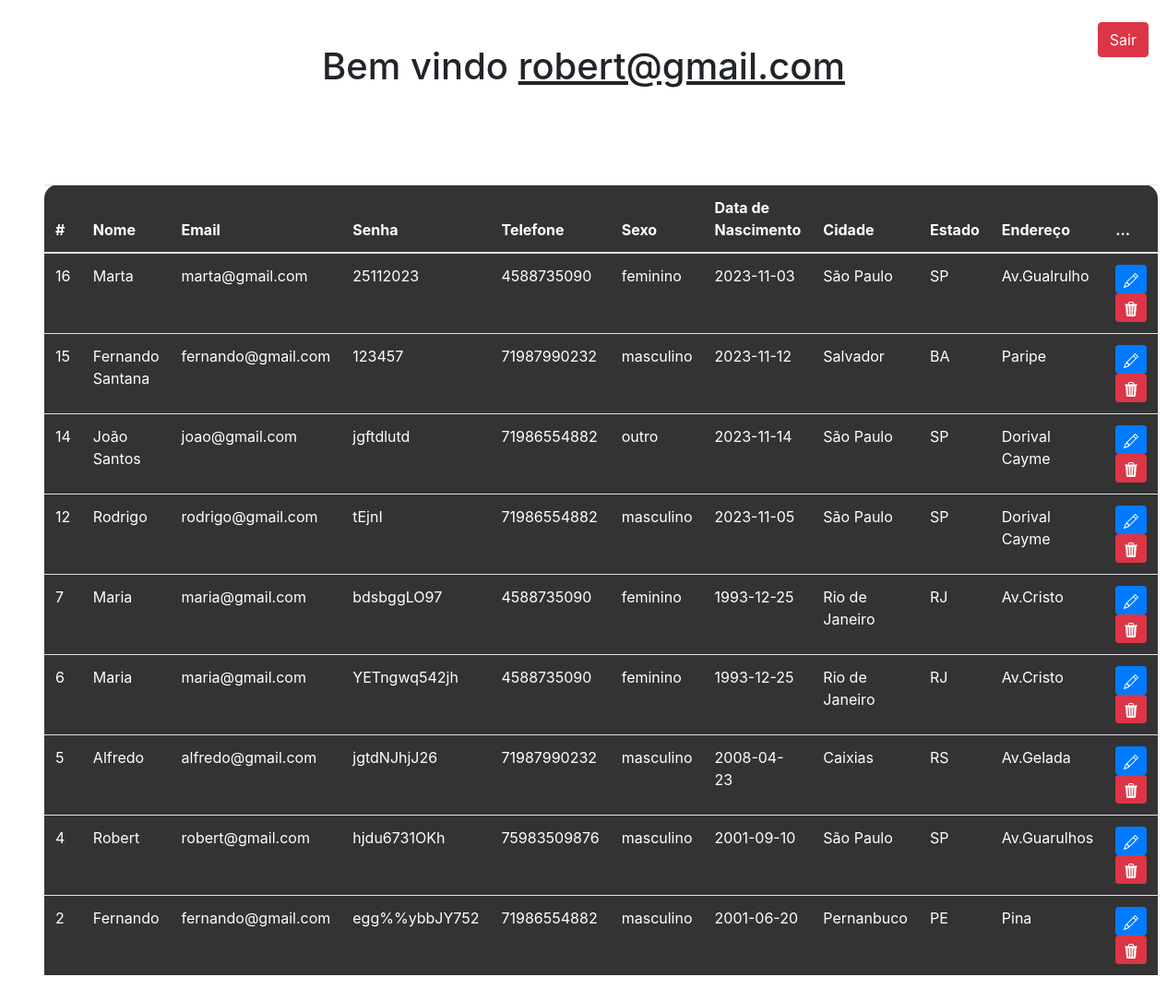
The page /sistema.php (signed in) on the database its author committed.
### tables this page shows
CREATE TABLE `usuarios` (
  `id` int(11) NOT NULL,
  `nome` varchar(45) DEFAULT NULL,
  `email` varchar(110) DEFAULT NULL,
  `senha` varchar(45) DEFAULT NULL,
  `telefone` varchar(15) DEFAULT NULL,
  `genero` varchar(15) DEFAULT NULL,
  `data_nasc` date DEFAULT NULL,
  `cidade` text DEFAULT NULL,
  `estado` text DEFAULT NULL,
  `endereco` text DEFAULT NULL
);

### sistema.php (the view, shortened to what this page needs)
<?php
    include_once('config.php');
    $logado = $_SESSION['email'];
    $sql = "SELECT * FROM  usuarios ORDER BY id DESC";
    $result = $conexao->query($sql);
?>
<!DOCTYPE html>
<html lang="en">
<head>
    <link href="https://stackpath.bootstrapcdn.com/bootstrap/4.3.1/css/bootstrap.min.css" rel="stylesheet">
</head>
<body>
    <br>
<div style="position: absolute; right: 20px;">
    <a href="sair.php" class="btn btn-danger">Sair</a>
</div>
<br>
<?php
    echo "<h1>Bem vindo <u>$logado</u></h1>"
?>
<br>
<br>
<div class="m-5">
    <table class="table text-white table-bg" >
    <thead>
        <tr>
        <th scope="col">#</th>
        <th scope="col">Nome</th>
        <th scope="col">Email</th>
        <th scope="col">Senha</th>
        <th scope="col">Telefone</th>
        <th scope="col">Sexo</th>
        <th scope="col">Data de Nascimento</th>
        <th scope="col">Cidade</th>
        <th scope="col">Estado</th>
        <th scope="col">Endereço</th>
        <th scope="col">...</th>
        </tr>
    </thead>
    <tbody>
    <?php
        while($user_data = mysqli_fetch_assoc($result))
        {
            echo"<tr>";
            echo"<td>" .$user_data['id']."</td>";
            echo"<td>" .$user_data['nome']."</td>";
            echo"<td>" .$user_data['email']."</td>";
            echo"<td>" .$user_data['senha']."</td>";
            echo"<td>" .$user_data['telefone']."</td>";
            echo"<td>" .$user_data['genero']."</td>";
            echo"<td>" .$user_data['data_nasc']."</td>";
            echo"<td>" .$user_data['cidade']."</td>";
            echo"<td>" .$user_data['estado']."</td>";
            echo"<td>" .$user_data['endereco']."</td>";
            echo"<td>
                <a class = 'btn btn-sm btn-primary' href = 'edit.php?id= $user_data[id]'>
                <svg xmlns='http://www.w3.org/2000/svg' width='16' height='16' fill='currentColor' class='bi bi-pencil' viewBox='0 0 16 16'>
                <path d='M12.146.146a.5.5 0 0 1 .708 0l3 3a.5.5 0 0 1 0 .708l-10 10a.5.5 0 0 1-.168.11l-5 2a.5.5 0 0 1-.65-.65l2-5a.5.5 0 0 1 .11-.168l10-10zM11.207 2.5 13.5 4.793 14.793 3.5 12.5 1.207zm1.586 3L10.5 3.207 4 9.707V10h.5a.5.5 0 0 1 .5.5v.5h.5a.5.5 0 0 1 .5.5v.5h.293zm-9.761 5.175-.106.106-1.528 3.821 3.821-1.528.106-.106A.5.5 0 0 1 5 12.5V12h-.5a.5.5 0 0 1-.5-.5V11h-.5a.5.5 0 0 1-.468-.325z'/>
                </svg>
                </a>
                <a class = 'btn btn-sm btn-danger' href = 'delete.php?id= $user_data[id]'>
                    <svg xmlns=<svg xmlns='http://www.w3.org/2000/svg' width='16' height='16' fill='currentColor' class='bi bi-trash3-fill' viewBox='0 0 16 16'>
                    <path d='M11 1.5v1h3.5a.5.5 0 0 1 0 1h-.538l-.853 10.66A2 2 0 0 1 11.115 16h-6.23a2 2 0 0 1-1.994-1.84L2.038 3.5H1.5a.5.5 0 0 1 0-1H5v-1A1.5 1.5 0 0 1 6.5 0h3A1.5 1.5 0 0 1 11 1.5m-5 0v1h4v-1a.5.5 0 0 0-.5-.5h-3a.5.5 0 0 0-.5.5M4.5 5.029l.5 8.5a.5.5 0 1 0 .998-.06l-.5-8.5a.5.5 0 1 0-.998.06Zm6.53-.528a.5.5 0 0 0-.528.47l-.5 8.5a.5.5 0 0 0 .998.058l.5-8.5a.5.5 0 0 0-.47-.528ZM8 4.5a.5.5 0 0 0-.5.5v8.5a.5.5 0 0 0 1 0V5a.5.5 0 0 0-.5-.5'/>
                  </svg>
                </a>
            </td>";
            echo"</tr>";
        }
    ?>
    </tbody>
    </table>
</div>
</body>
</html>

### sistema.php (style rules this page uses)
body { background-color: white; color: ffff; }
h1 { text-align: center; }
.table-bg { background-color: rgba(0.5, 0.5, 0.5, 0.8); border-radius: 15px 15px 0 0; }

### rows shown on the page
usuarios: id "16", nome "Marta", email "marta@gmail.com", senha "25112023", telefone "4588735090", genero "feminino", data_nasc "2023-11-03", cidade "São Paulo", estado "SP", endereco "Av.Gualrulho"
usuarios: id "15", nome "Fernando Santana", email "fernando@gmail.com", senha "123457", telefone "71987990232", genero "masculino", data_nasc "2023-11-12", cidade "Salvador", estado "BA", endereco "Paripe"
usuarios: id "14", nome "João Santos", email "joao@gmail.com", senha "jgftdlutd", telefone "71986554882", genero "outro", data_nasc "2023-11-14", cidade "São Paulo", estado "SP", endereco "Dorival Cayme"
usuarios: id "12", nome "Rodrigo", email "rodrigo@gmail.com", senha "tEjnI", telefone "71986554882", genero "masculino", data_nasc "2023-11-05", cidade "São Paulo", estado "SP", endereco "Dorival Cayme"
usuarios: id "7", nome "Maria", email "maria@gmail.com", senha "bdsbggLO97", telefone "4588735090", genero "feminino", data_nasc "1993-12-25", cidade "Rio de Janeiro", estado "RJ", endereco "Av.Cristo"
usuarios: id "6", nome "Maria", email "maria@gmail.com", senha "YETngwq542jh", telefone "4588735090", genero "feminino", data_nasc "1993-12-25", cidade "Rio de Janeiro", estado "RJ", endereco "Av.Cristo"
usuarios: id "5", nome "Alfredo", email "alfredo@gmail.com", senha "jgtdNJhjJ26", telefone "71987990232", genero "masculino", data_nasc "2008-04-23", cidade "Caixias", estado "RS", endereco "Av.Gelada"
usuarios: id "4", nome "Robert", email "robert@gmail.com", senha "hjdu6731OKh", telefone "75983509876", genero "masculino", data_nasc "2001-09-10", cidade "São Paulo", estado "SP", endereco "Av.Guarulhos"
usuarios: id "2", nome "Fernando", email "fernando@gmail.com", senha "egg%%ybbJY752", telefone "71986554882", genero "masculino", data_nasc "2001-06-20", cidade "Pernanbuco", estado "PE", endereco "Pina"

### other values the page prints
$logado "robert@gmail.com"
